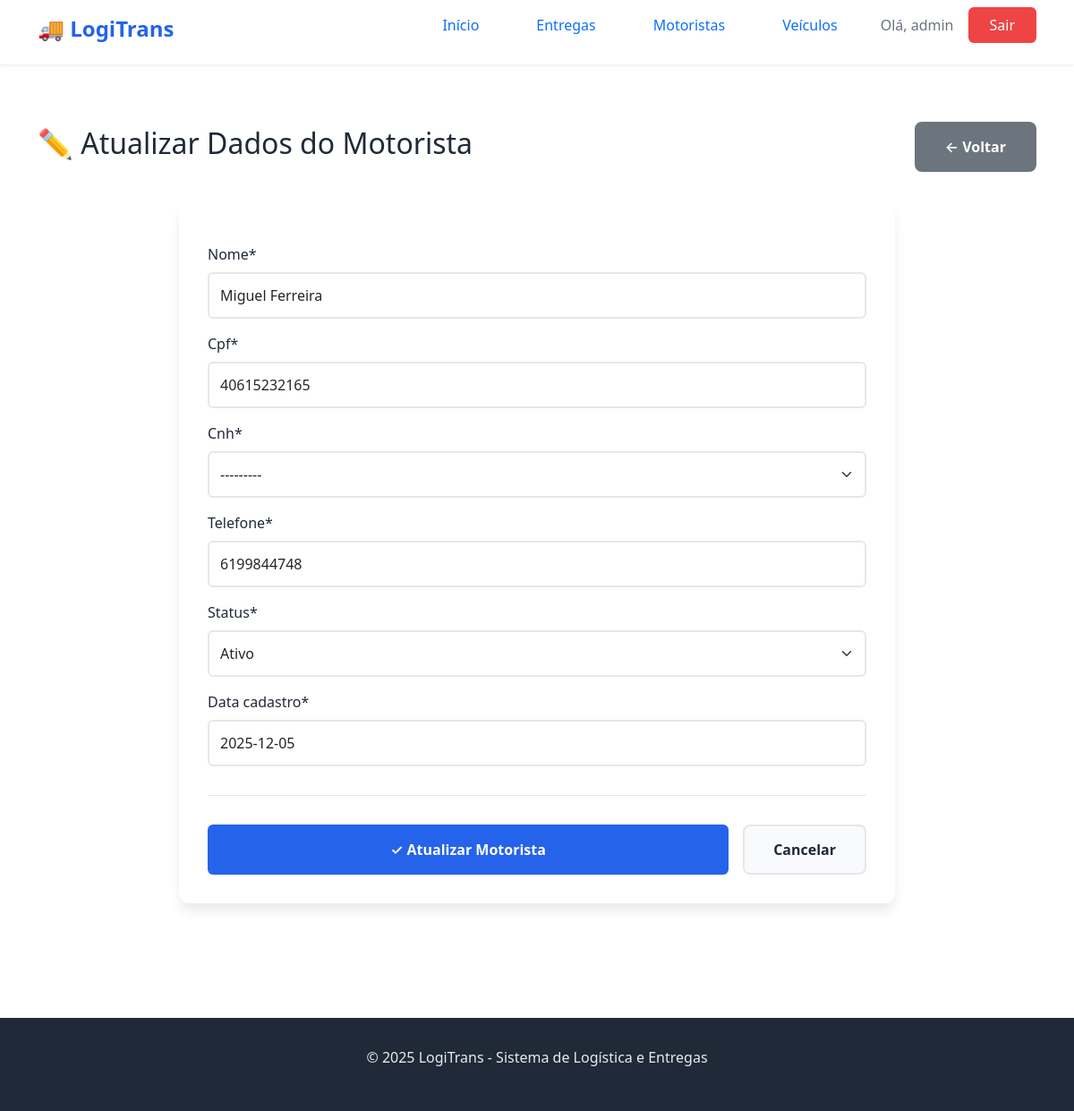
Page /atualizar_motorista/4 (signed in) on the committed database.
### logistica/models.py (models this page shows, shortened)
class Motorista(models.Model):
    STATUS_MOTORISTA = [
        ('ativo', 'Ativo'),
        ('inativo', 'Inativo'),
        ('em_rota', 'Em Rota'),
        ('disponível', 'Disponivel'),
    ]
    TIPO_CNH = [
        ('B', 'B'),
        ('C', 'C'),
        ('D', 'D'),
        ('E', 'E'),
    ]
    nome = models.CharField(max_length=100)
    cpf = models.IntegerField(unique=True)
    cnh = models.CharField(max_length=100, choices=TIPO_CNH)
    telefone = models.CharField(max_length=100)
    status = models.CharField(max_length=100, choices=STATUS_MOTORISTA, default='ativo')
    data_cadastro = models.DateField()

### logistica/views.py (the view)
# urls.py: path('atualizar_motorista/<int:id>', views.atualizar_motorista, name='atualizar_motorista'),
@login_required()
def atualizar_motorista(request, id):
    motorista = get_object_or_404(Motorista, id=id)
    if request.method == 'POST':
        form = MotoristaForm(request.POST, instance=motorista)
        if form.is_valid():
            form.save()
            messages.success(request, 'Dados atualizados com sucesso!')
            return redirect('list_motorista')  # ajuste para a URL correta
    else:
        form = MotoristaForm(instance=motorista)
    context = {
        'form': form
    }
    return render(request, 'log/atualizar_motorista.html', context)

### logistica/forms.py
class MotoristaForm(forms.ModelForm):
    class Meta:
        model = Motorista
        fields = "__all__"

### logistica/templates/log/atualizar_motorista.html (shortened to what this page needs)
{% extends 'log/base.html' %}
{% load crispy_forms_tags %}
{% block content %}
<section class="page-section">
    <div class="container">
        <div class="page-header">
            <h1>✏️ Atualizar Dados do Motorista</h1>
            <a href="{% url 'list_motorista' %}" class="btn-secondary">← Voltar</a>
        </div>
        <div class="form-card">
            <form method="post" enctype="multipart/form-data" class="form-styled">
                {{ form|crispy }}
                <div class="form-actions">
                    <button type="submit" class="btn-submit">
                        <span>✓</span> Atualizar Motorista
                    </button>
                    <a href="{% url 'list_motorista' %}" class="btn-cancel">Cancelar</a>
                </div>
            </form>
        </div>
    </div>
</section>
{% endblock %}

### logistica/templates/log/base.html (shortened to what this page needs)
{% load static %}
<html lang="pt-BR">
<head>
    <link rel="stylesheet" href="{% static 'log/style.css' %}">
    <link href="https://cdn.jsdelivr.net/npm/bootstrap@5.0.0-beta2/dist/css/bootstrap.min.css" rel="stylesheet">
</head>
<body>
    <nav class="navbar">
        <div class="container">
            <div class="nav-brand">
                <h1>🚚 LogiTrans</h1>
            </div>
            <ul class="nav-menu">
                <li><a href="{% url 'home' %}" class="nav-link">Início</a></li>
                {% if user.is_authenticated %}
                    <li><a href="#" class="nav-link">Entregas</a></li>
                    <li><a href="{% url 'list_motorista' %}" class="nav-link">Motoristas</a></li>
                    <li><a href="#" class="nav-link">Veículos</a></li>
                    <li class="user-info">
                        <span>Olá, {{ user.username }}</span>
                        <a href="{% url 'logout' %}" class="btn-logout">Sair</a>
                    </li>
                {% else %}
                    <li><a href="{% url 'login' %}" class="btn-login">Entrar</a></li>
                {% endif %}
            </ul>
        </div>
    </nav>
    <main class="main-content">
        {% block content %}
        {% endblock %}
    </main>
    <footer class="footer">
        <div class="container">
            <p>&copy; 2025 LogiTrans - Sistema de Logística e Entregas</p>
        </div>
    </footer>
</body>
</html>

### logistica/static/log/style.css (style rules this page uses)
* { margin: 0; padding: 0; box-sizing: border-box; }
:root { --primary-color: #2563eb; --primary-dark: #1e40af; --secondary-color: #10b981; --danger-color: #ef4444; --warning-color: #f59e0b; --text-primary: #1f2937; --text-secondary: #6b7280; --bg-light: #f9fafb; --bg-white: #ffffff; --border-color: #e5e7eb; --shadow: 0 1px 3px rgba(0, 0, 0, 0.1); --shadow-lg: 0 10px 15px -3px rgba(0, 0, 0, 0.1); }
body { font-family: 'Segoe UI', Tahoma, Geneva, Verdana, sans-serif; color: var(--text-primary); background-color: var(--bg-light); line-height: 1.6; }
.container { max-width: 1200px; margin: 0 auto; padding: 0 20px; }
.navbar { background-color: var(--bg-white); box-shadow: var(--shadow); position: sticky; top: 0; z-index: 1000; padding: 1rem 0; }
.navbar .container { display: flex; justify-content: space-between; align-items: center; }
.nav-brand h1 { font-size: 1.5rem; color: var(--primary-color); font-weight: 700; }
.nav-menu { display: flex; list-style: none; gap: 2rem; align-items: center; }
.nav-link { color: var(--text-primary); text-decoration: none; font-weight: 500; transition: color 0.3s; }
.user-info { display: flex; align-items: center; gap: 1rem; }
.user-info span { color: var(--text-secondary); }
.btn-login, .btn-logout { background-color: var(--primary-color); color: white; padding: 0.5rem 1.5rem; border-radius: 6px; text-decoration: none; font-weight: 500; transition: background-color 0.3s; }
.btn-logout { background-color: var(--danger-color); }
.main-content { min-height: calc(100vh - 200px); padding: 2rem 0; }
.form-control { width: 100%; padding: 0.75rem; border: 2px solid var(--border-color); border-radius: 6px; font-size: 1rem; transition: border-color 0.3s; }
.btn-submit { width: 100%; background-color: var(--primary-color); color: white; padding: 0.875rem; border: none; border-radius: 6px; font-size: 1rem; font-weight: 600; cursor: pointer; transition: background-color 0.3s; }
.btn-secondary { background-color: var(--bg-light); color: var(--text-primary); padding: 0.875rem 2rem; border-radius: 8px; text-decoration: none; font-weight: 600; display: inline-block; transition: background-color 0.3s; border: 2px solid var(--border-color); }
.page-section { padding: 2rem 0; }
.form-card { background: var(--bg-white); border-radius: 12px; box-shadow: var(--shadow-lg); padding: 2rem; max-width: 800px; margin: 0 auto; }
.form-styled { margin-top: 1rem; }
.form-styled label { display: block; margin-bottom: 0.5rem; color: var(--text-primary); font-weight: 500; }
.form-styled input[type="text"], .form-styled input[type="email"], .form-styled input[type="number"], .form-styled input[type="tel"], .form-styled input[type="file"], .form-styled select, .form-styled textarea { width: 100%; padding: 0.75rem; border: 2px solid var(--border-color); border-radius: 6px; font-size: 1rem; transition: border-color 0.3s; font-family: inherit; }
.form-actions { display: flex; gap: 1rem; margin-top: 2rem; padding-top: 2rem; border-top: 1px solid var(--border-color); }
.btn-cancel { background-color: var(--bg-light); color: var(--text-primary); padding: 0.875rem 2rem; border-radius: 8px; text-decoration: none; font-weight: 600; display: inline-block; transition: background-color 0.3s; border: 2px solid var(--border-color); }
.page-header { display: flex; justify-content: space-between; align-items: center; margin-bottom: 2rem; }
.page-header h1 { font-size: 2rem; color: var(--text-primary); }
.footer { background-color: var(--text-primary); color: white; text-align: center; padding: 2rem 0; margin-top: 4rem; }
.footer p { opacity: 0.9; }

### rows in the picture
Motorista: nome "Miguel Ferreira", cpf "40615232165", cnh "---------", telefone "6199844748", status "Ativo", data_cadastro "2025-12-05"

### other values in the picture
{{ user.username }} "admin"
